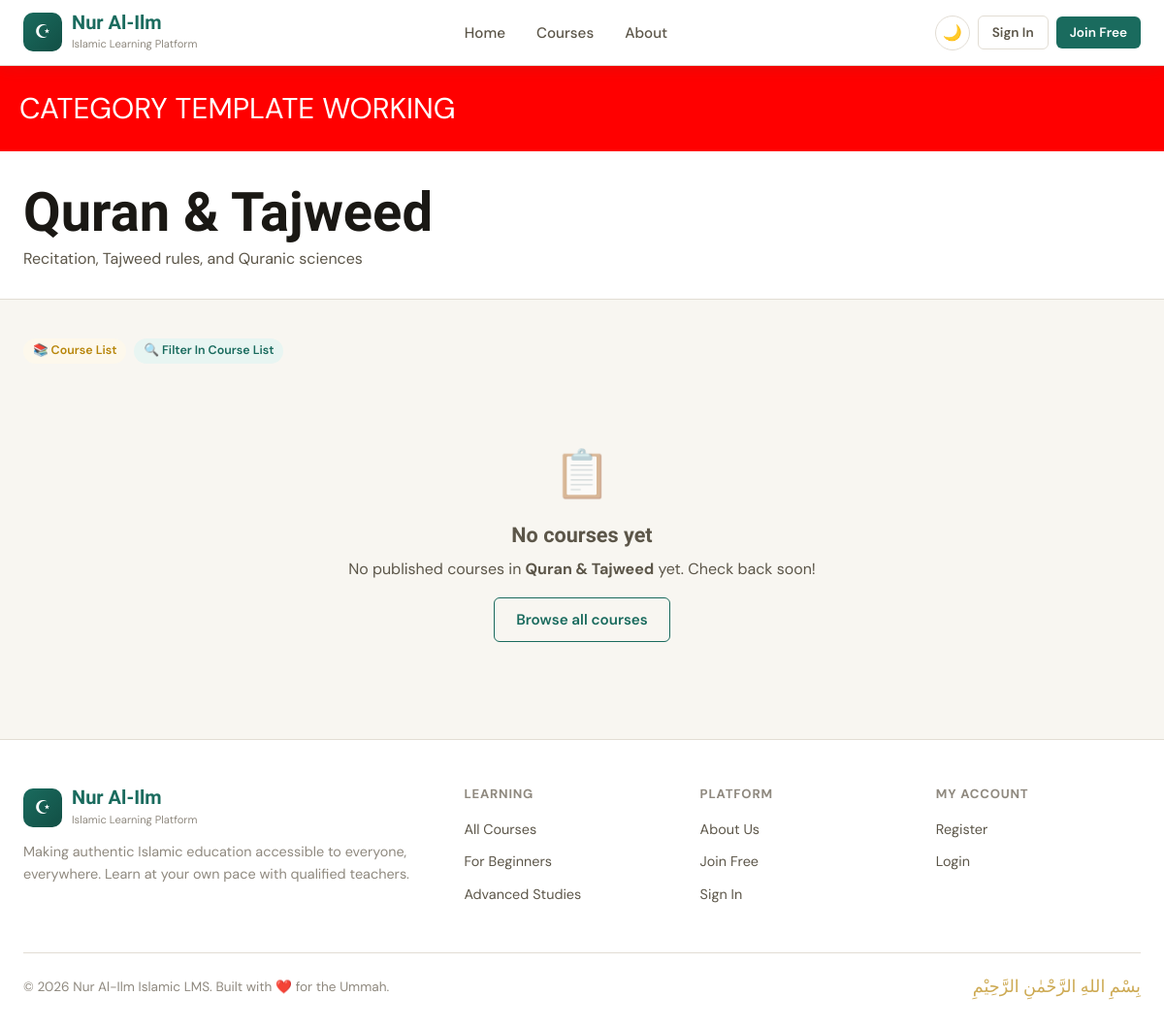
The app's page /courses/category/quran-tajweed/, older data.
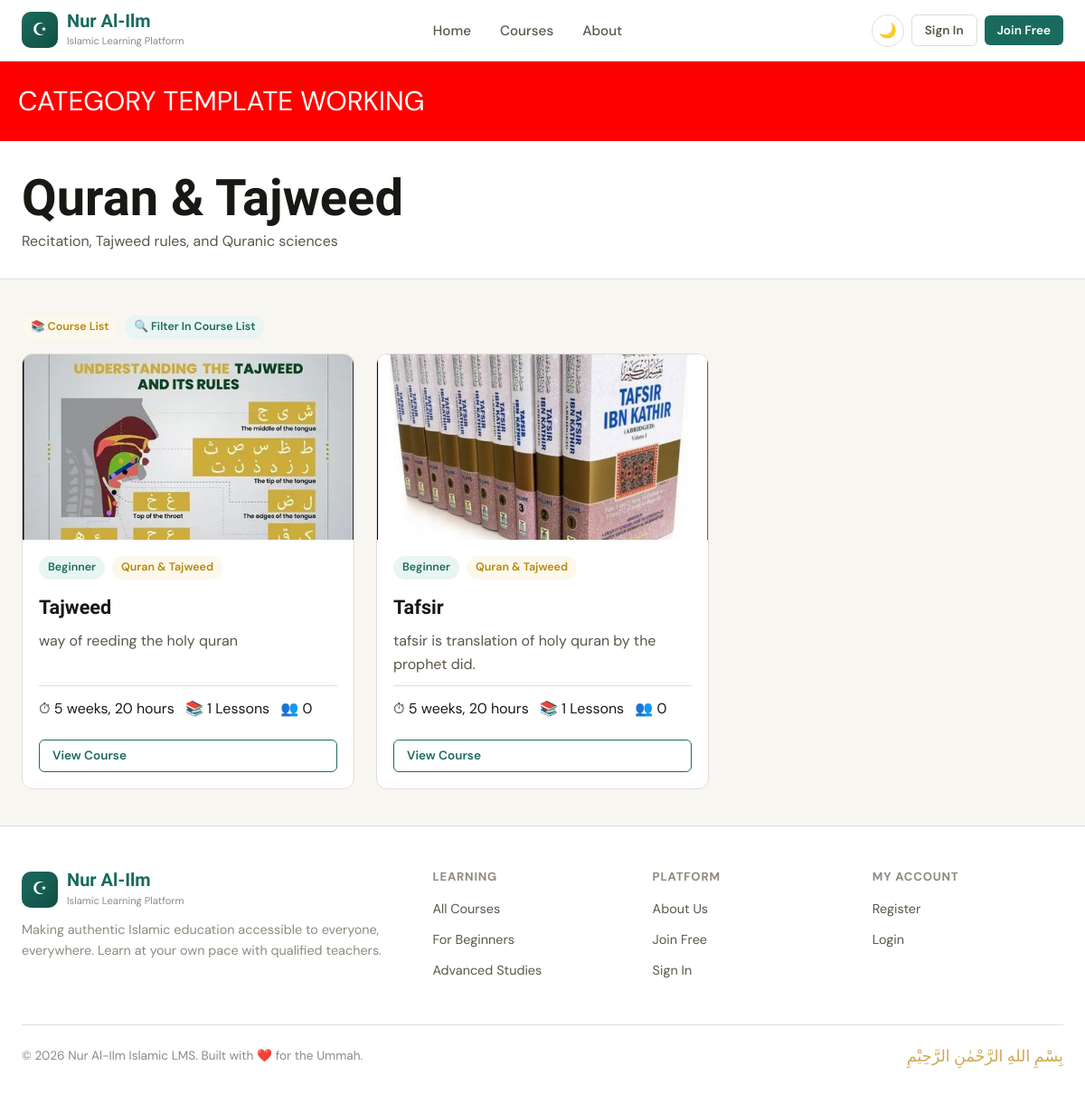
The same page, newer data.
### courses/models.py (models this page shows, shortened)
class Category(models.Model):
    name = models.CharField(max_length=100, unique=True)
    slug = models.SlugField(unique=True, blank=True)
    description = models.TextField(
        blank=True,
        null=True,
        help_text="Optional short description of this category.",
    )
    class Meta:
        verbose_name_plural = 'categories'
        ordering = ['name']

class Course(models.Model):
    class Level(models.TextChoices):
        BEGINNER = 'beginner', 'Beginner'
        INTERMEDIATE = 'intermediate', 'Intermediate'
        ADVANCED = 'advanced', 'Advanced'
    teacher = models.ForeignKey(
        settings.AUTH_USER_MODEL,
        on_delete=models.CASCADE,
        related_name='courses_taught',
        limit_choices_to={'role': 'teacher'},
    )
    category = models.ForeignKey(
        Category,
        on_delete=models.SET_NULL,
        null=True,
        blank=True,
        related_name='courses',
        help_text="The subject area this course belongs to.",
    )
    title = models.CharField(max_length=200)
    slug = models.SlugField(unique=True, blank=True)
    thumbnail = models.ImageField(upload_to='thumbnails/', blank=True, null=True)
    short_description = models.CharField(max_length=300)
    full_description = models.TextField()
    level = models.CharField(max_length=15, choices=Level.choices, default=Level.BEGINNER)
    duration = models.CharField(max_length=100, help_text="e.g. '8 weeks', '40 hours'")
    is_published = models.BooleanField(default=False)
    created_at = models.DateTimeField(auto_now_add=True)
    updated_at = models.DateTimeField(auto_now=True)
    class Meta:
        ordering = ['-created_at']
    @property
    def lesson_count(self):
        return self.lessons.count()
    @property
    def enrollment_count(self):
        return self.enrollments.count()

### courses/views.py (the view)
# urls.py: path('category/<slug:slug>/', views.category_detail, name='category_detail'),
def category_detail(request, slug):
    category = get_object_or_404(Category, slug=slug)
    courses = (
        Course.objects
        .filter(category=category, is_published=True)
        .select_related('teacher')
        .order_by('-created_at')
    )
    other_categories = (
        Category.objects
        .filter(courses__is_published=True)
        .distinct()
        .exclude(pk=category.pk)
        .order_by('name')
    )
    context = {
        'category': category,
        'courses': courses,
        'other_categories': other_categories,
    }
    return render(request, 'courses/category_detail.html', context)

### courses/templates/courses/category_detail.html (shortened to what this page needs)
{% extends 'base.html' %}
{% block content %}
<div style="background:red;color:white;padding:20px;font-size:30px;">
CATEGORY TEMPLATE WORKING
</div>
<div class="page-title-bar">
    <div class="container">
        <h1>{{ category.name }}</h1>
        {% if category.description %}
            <p>{{ category.description }}</p>
        {% else %}
            <p>Browse all published courses in this subject area.</p>
        {% endif %}
    </div>
</div>
<section class="section-sm">
    <div class="container">
        <div class="flex gap-1 mb-2">
            <a href="{% url 'course_list' %}" class="badge badge-gold">
                📚 Course List
            </a>
            <a href="{% url 'course_list' %}?category={{ category.slug }}"
               class="badge badge-teal">
                🔍 Filter In Course List
            </a>
        </div>
        {% if courses %}
        <div class="grid-3">
            {% for course in courses %}
            <div class="card course-card">
                {% if course.thumbnail %}
                    <img src="{{ course.thumbnail.url }}"
                         alt="{{ course.title }}"
                         class="course-card-thumb">
                {% endif %}
                <div class="course-card-body">
                    <div class="flex gap-1 mb-1">
                        <span class="badge badge-teal">
                            {{ course.get_level_display }}
                        </span>
                        {% if course.category %}
                        <span class="badge badge-gold">
                            {{ course.category.name }}
                        </span>
                        {% endif %}
                    </div>
                    <h3>{{ course.title }}</h3>
                    <p>
                        {{ course.short_description|truncatewords:20 }}
                    </p>
                    <div class="course-card-meta">
                        <span>
                            ⏱ {{ course.duration }}
                        </span>
                        <span>
                            📚 {{ course.lesson_count }} Lessons
                        </span>
                        <span>
                            👥 {{ course.enrollment_count }}
                        </span>
                    </div>
                    <a href="{% url 'course_detail' course.slug %}"
                       class="btn btn-outline btn-sm"
                       style="width:100%;margin-top:12px;">
                        View Course
                    </a>
                </div>
            </div>
            {% endfor %}
        </div>
        {% else %}
        <div class="empty-state">
            <div class="icon">📋</div>
            <h3>No courses yet</h3>
            <p>
                No published courses in
                <strong>{{ category.name }}</strong>
                yet. Check back soon!
            </p>
            <a href="{% url 'course_list' %}"
               class="btn btn-outline"
               style="margin-top:16px;">
                Browse all courses
            </a>
        </div>
        {% endif %}
    </div>
</section>
{% endblock %}

Row changes from the older to the newer data that the page shows:
shown differently, row unchanged: Category "Quran & Tajweed": name "Quran & Tajweed" → (not shown)
now on this page (row edited): Course: thumbnail (picture), level "Beginner", category.name "Quran & Tajweed", title "Tajweed", short_description "way of reeding the holy quran", duration "5 weeks, 20 hours", lesson_count "1", enrollment_count "0"
now on this page (row edited): Course: thumbnail (picture), level "Beginner", category.name "Quran & Tajweed", title "Tafsir", short_description "tafsir is translation of holy quran by the prophet did.", duration "5 weeks, 20 hours", lesson_count "1", enrollment_count "0"
Text that changed along with them:
text no longer shown: "📋 No courses yet No published courses in yet. Check back soon! Browse all courses"
